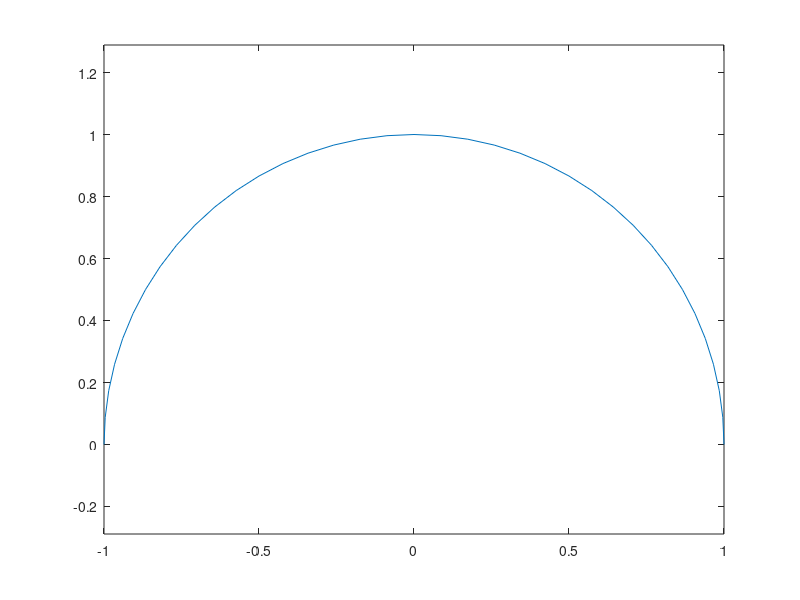

Source code (MATLAB): (Note: this script raises an error after producing the figure.)
clf;
prompt = 'введите глубину рекурсии:';
n = input(prompt)
figure(1);
t = [0:pi / 36:pi];
p = plot(cos(t), sin(t));
hold on;
axis equal;
ax = gca;
funCircle(1, 0, n);
